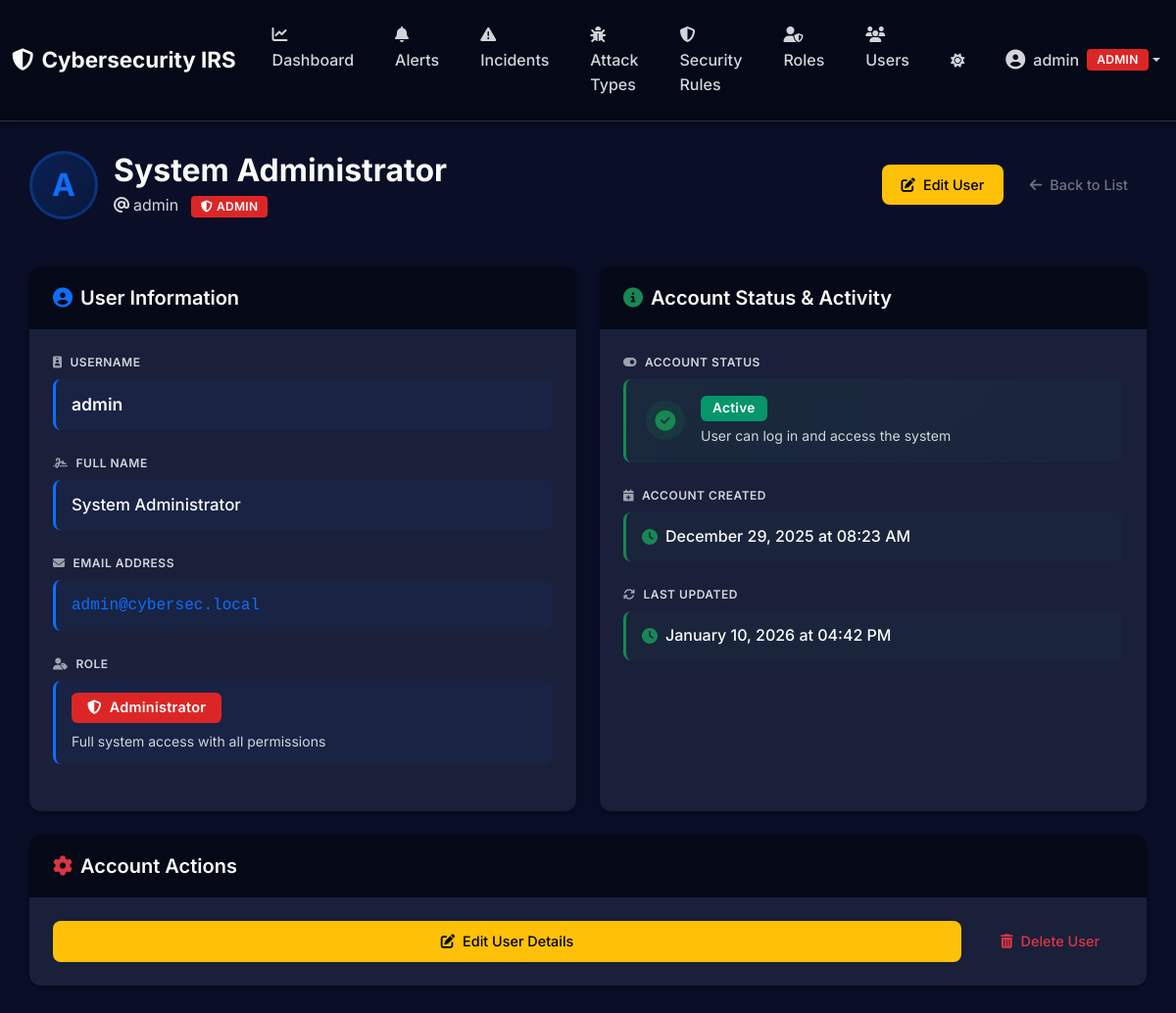
/users/1 (signed in), run on an earlier commit of the app's database.
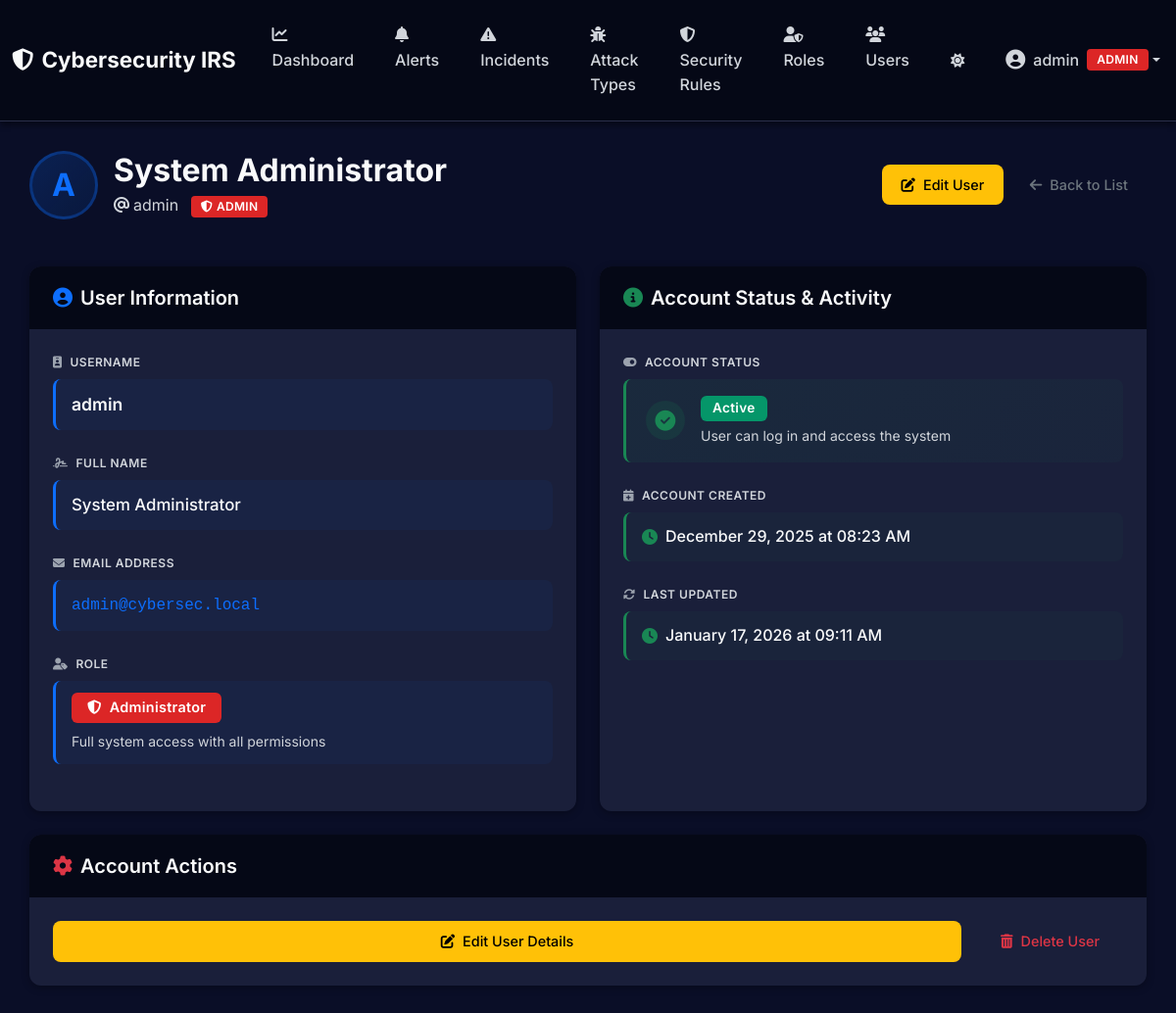
And on a later commit of the database.
### app/models/user.py (models this page shows, shortened)
class User(db.Model):
    __tablename__ = 'users'
    id = db.Column(db.Integer, primary_key=True)
    username = db.Column(db.String(80), unique=True, nullable=False)
    email = db.Column(db.String(120), unique=True, nullable=False)
    full_name = db.Column(db.String(120), nullable=False)
    role = db.Column(db.String(20), default='analyst', nullable=False)  # admin, analyst, viewer
    is_active = db.Column(db.Boolean, default=True, nullable=False)
    password_hash = db.Column(db.String(255), nullable=False)
    created_at = db.Column(db.DateTime, default=datetime.utcnow, nullable=False)
    updated_at = db.Column(db.DateTime, default=datetime.utcnow, onupdate=datetime.utcnow, nullable=False)
    last_login = db.Column(db.DateTime, nullable=True)

### app/routes/user_routes.py (the view)
@user_bp.route("/<int:user_id>")
@admin_required
def detail(user_id: int):
    user = UserService.get_by_id(user_id)
    if user is None:
        abort(404)
    return render_template("users/detail.html", user=user)

### app/services/user_service.py (called while the page is built)
    @staticmethod
    def get_by_id(user_id: int) -> Optional[User]:
        return User.query.get(user_id)

### app/templates/users/detail.html (shortened to what the changed rows need)
{% extends "layouts/base.html" %}  {% block content %}
<div class="mb-5">
  <div class="d-flex align-items-center justify-content-between">
    <div class="d-flex align-items-center gap-3">
      <div
        style="
          width: 70px;
          height: 70px;
          border-radius: 50%;
          background: linear-gradient(
            135deg,
            rgba(13, 110, 253, 0.2),
            rgba(13, 110, 253, 0.1)
          );
          display: flex;
          align-items: center;
          justify-content: center;
          font-weight: 700;
          font-size: 2rem;
          color: #0d6efd;
          border: 3px solid rgba(13, 110, 253, 0.3);
        "
      >
        {{ user.username[0]|upper }}
      </div>
      <div>
        <h1
          class="h2 mb-1"
          style="font-weight: 700; color: var(--text-primary)"
        >
          {{ user.full_name or user.username }}
        </h1>
        <p class="mb-0" style="color: var(--text-secondary); font-size: 1rem">
          <i class="fas fa-at me-1"></i>{{ user.username }} {% if user.role ==
          'admin' %}
          <span
            class="badge bg-danger ms-2"
            style="font-size: 0.75rem; padding: 5px 10px"
          >
          </span>
          {% endif %}
        </p>
      </div>
    </div>
  </div>
</div>
<div class="row g-4">
  <div class="col-lg-6">
    <div
      class="card h-100"
      style="
        border-radius: 12px;
        border: none;
        background: var(--card-bg);
        box-shadow: 0 2px 8px rgba(0, 0, 0, 0.3);
        overflow: hidden;
      "
    >
      <div class="card-body" style="padding: 1.5rem">
        <div class="mb-4">
          <div
            style="
              padding: 12px 16px;
              background: rgba(13, 110, 253, 0.05);
              border-radius: 8px;
              border-left: 3px solid #0d6efd;
            "
          >
            <span
              style="
                font-weight: 600;
                color: var(--text-primary);
                font-size: 1.1rem;
              "
              >{{ user.username }}</span
            >
          </div>
        </div>
        <div class="mb-4">
          <div
            style="
              padding: 12px 16px;
              background: rgba(13, 110, 253, 0.05);
              border-radius: 8px;
              border-left: 3px solid #0d6efd;
            "
          >
            <span
              style="
                font-weight: 500;
                color: var(--text-primary);
                font-size: 1.05rem;
              "
              >{{ user.full_name or 'N/A' }}</span
            >
          </div>
        </div>
        <div class="mb-4">
          <div
            style="
              padding: 12px 16px;
              background: rgba(13, 110, 253, 0.05);
              border-radius: 8px;
              border-left: 3px solid #0d6efd;
            "
          >
            <code
              style="
                background: transparent;
                padding: 0;
                font-size: 1rem;
                color: #0d6efd;
              "
              >{{ user.email }}</code
            >
          </div>
        </div>
      </div>
    </div>
  </div>
  <div class="col-lg-6">
    <div
      class="card h-100"
      style="
        border-radius: 12px;
        border: none;
        background: var(--card-bg);
        box-shadow: 0 2px 8px rgba(0, 0, 0, 0.3);
        overflow: hidden;
      "
    >
      <div class="card-body" style="padding: 1.5rem">
        <div class="mb-4">
          <div
            style="
              padding: 12px 16px;
              background: rgba(25, 135, 84, 0.05);
              border-radius: 8px;
              border-left: 3px solid #198754;
            "
          >
            <div class="d-flex align-items-center gap-2">
              <i class="fas fa-clock" style="color: #198754"></i>
              <span style="font-weight: 500; color: var(--text-primary)"
                >{{ user.created_at.strftime('%B %d, %Y at %I:%M %p') }}</span
              >
            </div>
          </div>
        </div>
        <div class="mb-0">
          <div
            style="
              padding: 12px 16px;
              background: rgba(25, 135, 84, 0.05);
              border-radius: 8px;
              border-left: 3px solid #198754;
            "
          >
            <div class="d-flex align-items-center gap-2">
              <i class="fas fa-clock" style="color: #198754"></i>
              <span style="font-weight: 500; color: var(--text-primary)"
                >{{ user.updated_at.strftime('%B %d, %Y at %I:%M %p') }}</span
              >
            </div>
          </div>
        </div>
      </div>
    </div>
  </div>
</div>
{% endblock %}

### app/templates/layouts/base.html (shortened to what this page needs)
<!DOCTYPE html>
<html lang="en">
  <head>
    <link
      href="https://cdn.jsdelivr.net/npm/bootstrap@5.3.3/dist/css/bootstrap.min.css"
      rel="stylesheet"
    />
    <link
      rel="stylesheet"
      href="https://cdnjs.cloudflare.com/ajax/libs/font-awesome/6.5.1/css/all.min.css"
    />
    <link
      rel="stylesheet"
      href="{{ url_for('static', filename='css/style.css') }}"
    />
  </head>
  <body>
    {% if session.get('user_id') %}
    <nav class="navbar navbar-expand-lg navbar-dark">
      <div class="container-fluid">
        <a class="navbar-brand" href="{{ url_for('dashboard.index') }}">
          <i class="fas fa-shield-halved me-2"></i>Cybersecurity IRS
        </a>
        <div class="collapse navbar-collapse" id="navbarNav">
          <ul class="navbar-nav me-auto">
            <li class="nav-item">
              <a class="nav-link" href="{{ url_for('dashboard.index') }}">
                <i class="fas fa-chart-line me-1"></i>Dashboard
              </a>
            </li>
            <li class="nav-item">
              <a class="nav-link" href="{{ url_for('alerts.index') }}">
                <i class="fas fa-bell me-1"></i>Alerts
              </a>
            </li>
            <li class="nav-item">
              <a class="nav-link" href="{{ url_for('incidents.index') }}">
                <i class="fas fa-exclamation-triangle me-1"></i>Incidents
              </a>
            </li>
            <li class="nav-item">
              <a class="nav-link" href="{{ url_for('attack_type.index') }}">
                <i class="fas fa-bug me-1"></i>Attack Types
              </a>
            </li>
            <li class="nav-item">
              <a class="nav-link" href="{{ url_for('rules.index') }}">
                <i class="fas fa-shield-alt me-1"></i>Security Rules
              </a>
            </li>
            {% if current_user and current_user.role == 'admin' %}
            <li class="nav-item">
              <a class="nav-link" href="{{ url_for('roles.index') }}">
                <i class="fas fa-user-shield me-1"></i>Roles
              </a>
            </li>
            <li class="nav-item">
              <a class="nav-link" href="{{ url_for('users.index') }}">
                <i class="fas fa-users me-1"></i>Users
              </a>
            </li>
            {% endif %}
          </ul>
          <ul class="navbar-nav ms-auto align-items-center">
            <li class="nav-item">
              <button
                class="btn nav-link"
                id="theme-toggle"
                title="Toggle theme"
              >
                <i class="fas fa-moon"></i>
              </button>
            </li>
            <li class="nav-item dropdown">
              <a
                class="nav-link dropdown-toggle d-flex align-items-center"
                href="#"
                id="userDropdown"
                role="button"
                data-bs-toggle="dropdown"
                aria-expanded="false"
              >
                <i class="fas fa-user-circle me-2 fs-5"></i>
                <span class="d-none d-lg-inline user-name-text"
                  >{{ session.username }}</span
                >
                <span
                  class="badge bg-{% if current_user and current_user.role == 'admin' %}danger{% elif current_user and current_user.role == 'analyst' %}warning{% else %}info{% endif %} ms-2"
                >
                  {{ current_user.role|upper if current_user else
                  session.user_role|upper }}
                </span>
              </a>
            </li>
          </ul>
        </div>
      </div>
    </nav>
    {% endif %}
    <main class="container">
       {% block content %}{% endblock %}
    </main>
  </body>
</html>

What changed in the data, as far as the page shows it:
changed User "System Administrator": updated_at "January 10, 2026 at 04:42 PM" → "January 17, 2026 at 09:11 AM"
